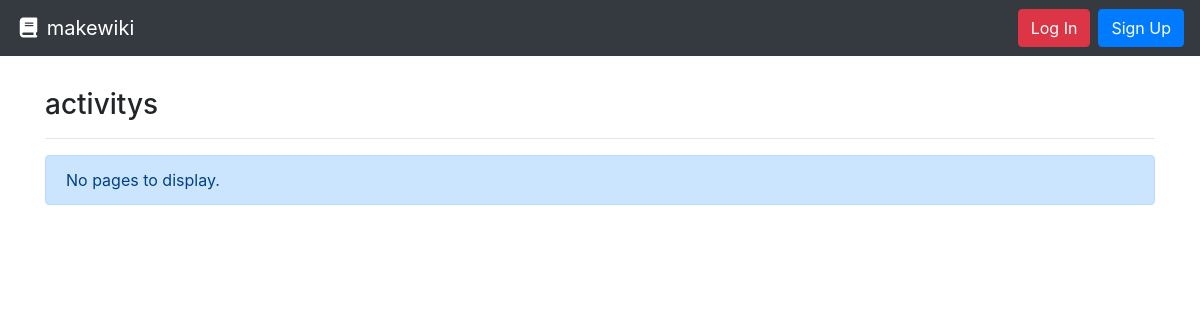
The app's page /, older data.
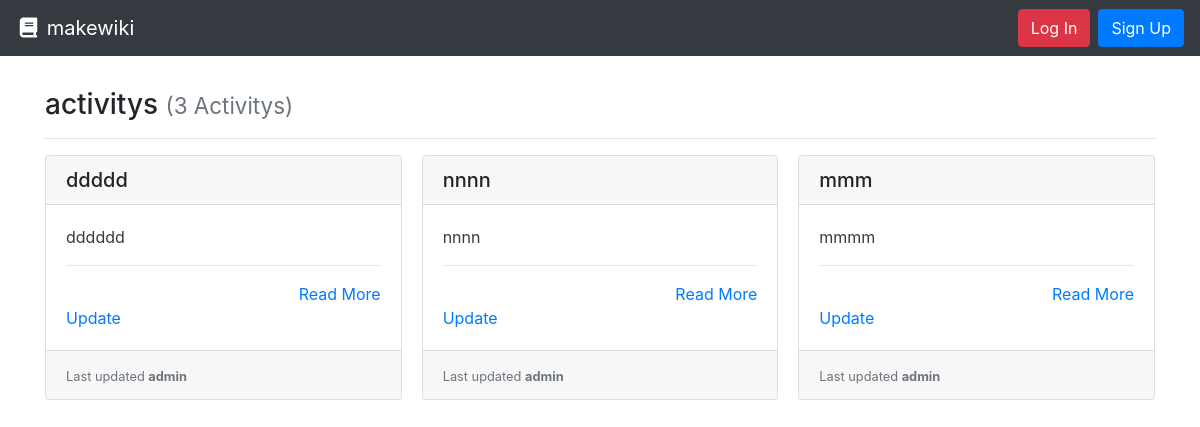
The same page, newer data.
### project/models.py (models this page shows, shortened)
class Activity(models.Model):
    title = models.CharField(max_length=settings.PROJECT_ACTIVITY_TITLE_MAX_LENGTH, unique=True,
                             help_text="Title of your Activity.")
    author = models.ForeignKey(User, on_delete=models.PROTECT,
                               help_text="The user that posted this article.")
    slug = models.CharField(max_length=settings.PROJECT_ACTIVITY_TITLE_MAX_LENGTH, blank=True, editable=False,
                            help_text="Unique URL path to access this Activity. Generated by the system.")
    content = models.TextField(
        help_text="Write the content of your Activity here.")
    created = models.DateTimeField(auto_now_add=True,
                                   help_text="The date and time this Activity was created. Automatically generated when the model saves.")
    modified = models.DateTimeField(auto_now=True,
                                    help_text="The date and time this Activity was updated. Automatically generated when the model updates.")
    image = models.ImageField(default='default.jpg', upload_to='activity_pic')

### project/views.py (the view)
# urls.py: path('', ActivityListView.as_view(), name='activity-list-project'),
class ActivityListView(generic.ListView):
    model = Activity
    def get(self, request):
        activitys = self.get_queryset().all()
        return render(request, 'list.html', {
          'activitys': activitys
        })

### project/templates/list.html
{% extends "base.html" %}
{% block content %}
  <h3>activitys {% if activitys %}<small class="text-muted">({{ activitys|length }} Activity{{ activitys|length|pluralize:"s" }})</small>{% endif %}</h3>
  <hr>
  {% if activitys %}
    <div class="card-columns">
      {% for activity in activitys %}
        {% include "partials/card.html" %}
      {% endfor %}
    </div>
  {% else %}
    <div class="alert alert-primary" role="alert">No pages to display.</div>
  {% endif %}
{% endblock %}

### project/templates/partials/card.html (shortened to what this page needs)
<div class="card mb-3">
  <h5 class="card-header ">{{ activity.title }}</h5>
  <div class="card-body border-dark">
    <p class="card-text text-dark">
      {{ activity.content|truncatewords_html:30 }}
      <hr>
      <div class="text-right"><a href="{% url 'activity-details-project' activity.slug %}" title="Read More">Read More</a></div>
      <div class="text-left"><a href="{% url 'activity-update-project' activity.pk %}" title="Update">Update</a></div>
  </div>
  <div class="card-footer">
    <small class="text-muted">Last updated  <b>{{ activity.author.username }}</b></small>
  </div>
</div>

Row changes from the older to the newer data that the page shows:
added Activity: title "ddddd", content "dddddd", author.username "admin"
added Activity: title "nnnn", content "nnnn", author.username "admin"
added Activity: title "mmm", content "mmmm", author.username "admin"
Text that changed along with them:
{{ activitys|length }}: (not shown) → "3"
text no longer shown: "No pages to display."
text now shown: "( Activity )"
